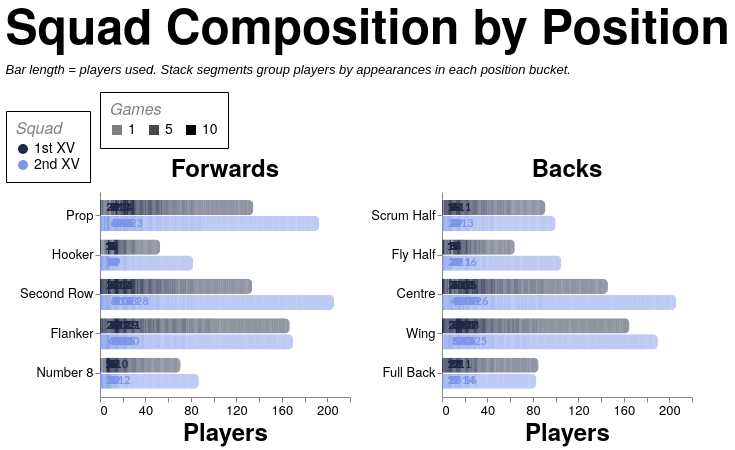

This figure's Vega-Lite source:
### Vega-Lite specification from a JSON file in a GitHub repository (floating-point values rounded to 4 significant figures; data arrays with more than 128 entries replaced by an {"elided": "..."} marker saying what was removed)
{"config": {"axis": {"labelFont": "PT Sans Narrow, Helvetica Neue, Helvetica, Arial, sans-serif", "titleFont": "PT Sans Narrow, Helvetica Neue, Helvetica, Arial, sans-serif", "labelFontSize": 13, "titleFontSize": 24, "gridColor": "#202947", "gridOpacity": 0.2, "zindex": 1}, "text": {"font": "Lato, sans-serif"}, "bar": {"cornerRadiusEnd": 5}, "header": {"labelFont": "PT Sans Narrow, Helvetica Neue, Helvetica, Arial, sans-serif", "titleFont": "PT Sans Narrow, Helvetica Neue, Helvetica, Arial, sans-serif", "labelFontSize": 24, "titleFontSize": 28, "labelFontWeight": "bold", "orient": "left"}, "legend": {"labelFont": "PT Sans Narrow, Helvetica Neue, Helvetica, Arial, sans-serif", "titleFont": "PT Sans Narrow, Helvetica Neue, Helvetica, Arial, sans-serif", "labelFontSize": 14, "titleFontSize": 16, "titlePadding": 5, "fillColor": "white", "strokeColor": "black", "padding": 10, "titleFontWeight": "lighter", "titleFontStyle": "italic", "titleColor": "gray", "offset": 10}, "title": {"font": "PT Sans Narrow, Helvetica Neue, Helvetica, Arial, sans-serif", "fontSize": 48, "fontWeight": "bold", "anchor": "start", "align": "center", "titlePadding": 20, "subtitlePadding": 10, "subtitleFontSize": 13, "subtitleColor": "", "subtitleFontStyle": "italic", "offset": 15, "color": "black"}, "axisX": {"labelAngle": 0}, "facet": {"title": null, "header": null, "align": {"row": "each", "column": "each"}}, "resolve": {"scale": {"y": "independent", "facet": "independent"}}, "background": "transparent", "scale": {"offsetBandPaddingOuter": 0.2, "offsetBandPaddingInner": 0.1}, "view": {"stroke": null, "background": "transparent"}}, "data": {"name": "data-639e21630416f0c4caa43e21912860a6"}, "facet": {"column": {"field": "unit", "sort": ["Forwards", "Backs"], "title": null, "type": "nominal"}}, "spec": {"layer": [{"mark": {"type": "bar"}, "encoding": {"color": {"field": "squad", "legend": {"labelExpr": "datum.value + ' XV'", "orient": "bottom-right", "title": "Squad"}, "scale": {"domain": ["1st", "2nd"], "range": ["#202946", "#7d96e8"]}, "type": "nominal"}, "detail": {"field": "games", "type": "quantitative"}, "opacity": {"field": "games", "legend": {"orient": "top", "title": "Games", "titleOrient": "top", "values": [1, 5, 10]}, "scale": {"domain": [1, 10], "range": [0.5, 1]}, "type": "quantitative"}, "order": {"field": "games", "sort": "descending", "type": "quantitative"}, "tooltip": [{"field": "season", "title": "Season", "type": "nominal"}, {"field": "squad", "title": "Squad", "type": "nominal"}, {"field": "unit", "title": "Unit", "type": "nominal"}, {"field": "position", "title": "Position", "type": "nominal"}, {"field": "players", "title": "Players", "type": "quantitative"}, {"field": "games", "title": "Appearances per player", "type": "quantitative"}], "x": {"axis": {"grid": false, "tickMinStep": 1}, "field": "players", "stack": "zero", "title": "Players", "type": "quantitative"}, "y": {"field": "position", "sort": {"field": "position_order", "op": "min", "order": "ascending"}, "title": null, "type": "nominal"}, "yOffset": {"field": "squad", "scale": {"paddingInner": 0.05, "paddingOuter": 0.01}, "sort": ["1st", "2nd"], "type": "nominal"}}}, {"mark": {"type": "text", "align": "left", "baseline": "middle", "dx": 4, "fontSize": 11, "fontWeight": "bold"}, "encoding": {"color": {"field": "squad", "legend": {"labelExpr": "datum.value + ' XV'", "orient": "bottom-right", "title": "Squad"}, "scale": {"domain": ["1st", "2nd"], "range": ["#202946", "#7d96e8"]}, "type": "nominal"}, "text": {"field": "total_players", "format": ".0f", "type": "quantitative"}, "tooltip": [{"field": "season", "title": "Season", "type": "nominal"}, {"field": "countModeLabel", "title": "Position Count Mode", "type": "nominal"}, {"field": "squad", "title": "Squad", "type": "nominal"}, {"field": "unit", "title": "Unit", "type": "nominal"}, {"field": "position", "title": "Position", "type": "nominal"}, {"field": "total_players", "title": "Total Players", "type": "quantitative"}], "x": {"axis": {"grid": false, "tickMinStep": 1}, "field": "total_players", "type": "quantitative"}, "y": {"field": "position", "sort": {"field": "position_order", "op": "min", "order": "ascending"}, "title": null, "type": "nominal"}, "yOffset": {"field": "squad", "scale": {"paddingInner": 0.05, "paddingOuter": 0.01}, "sort": ["1st", "2nd"], "type": "nominal"}}, "transform": [{"aggregate": [{"op": "sum", "field": "players", "as": "total_players"}], "groupby": ["season", "countMode", "countModeLabel", "squad", "unit", "position", "position_order"]}]}], "height": {"step": 16}, "width": 250}, "resolve": {"scale": {"x": "shared", "y": "independent"}}, "spacing": 20, "title": {"text": "Squad Composition by Position", "subtitle": ["Bar length = players used. Stack segments group players by appearances in each position bucket."]}, "$schema": "https://vega.github.io/schema/vega-lite/v5.20.1.json", "datasets": {"data-639e21630416f0c4caa43e21912860a6": {"elided": "1521 records"}}}
